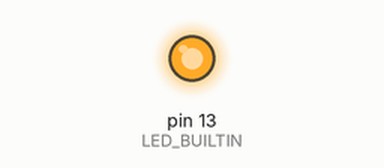
Recording of a sketch running on a simulated Arduino Uno, built with avr-gcc and run on an emulated ATmega328P. On the bench: output pins drawn as LEDs (lit = HIGH).

Above: at 0.05 s.
At 0.85 s:
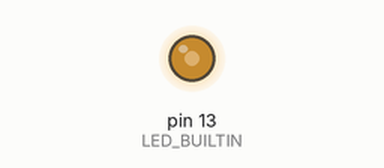
At 1.65 s:
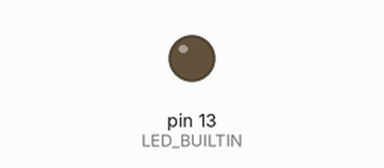
At 2.95 s:
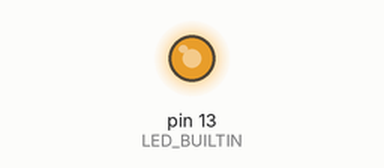
Timing chart, 0 to 7.4 s (numbered marks = the images above):
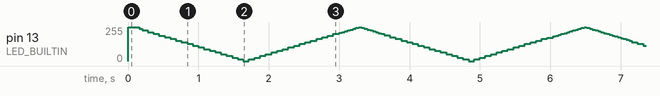

The sketch:

led_oscillate.ino
```cpp
int current_time_down = 0;

int iter_duration = 20;
int time_change = 60;
int num_iter = time_change/iter_duration;
int count_iter = 0;

int is_increasing = 1;

void setup() {
  pinMode(LED_BUILTIN, OUTPUT);
}

void loop() {
  digitalWrite(LED_BUILTIN, HIGH);
  delay(iter_duration - current_time_down); //tempo em alta
  digitalWrite(LED_BUILTIN, LOW);
  delay(current_time_down); //tempo em baixa

  count_iter += 1;

  if(count_iter > num_iter){

    if(is_increasing){
      current_time_down += 1;
    }else{
      current_time_down -= 1;
    }

    if(current_time_down >= iter_duration){
      is_increasing = 0;
    }

    if(current_time_down <= 0){
      is_increasing = 1;
    }

    count_iter = 0;
  }

}
```
